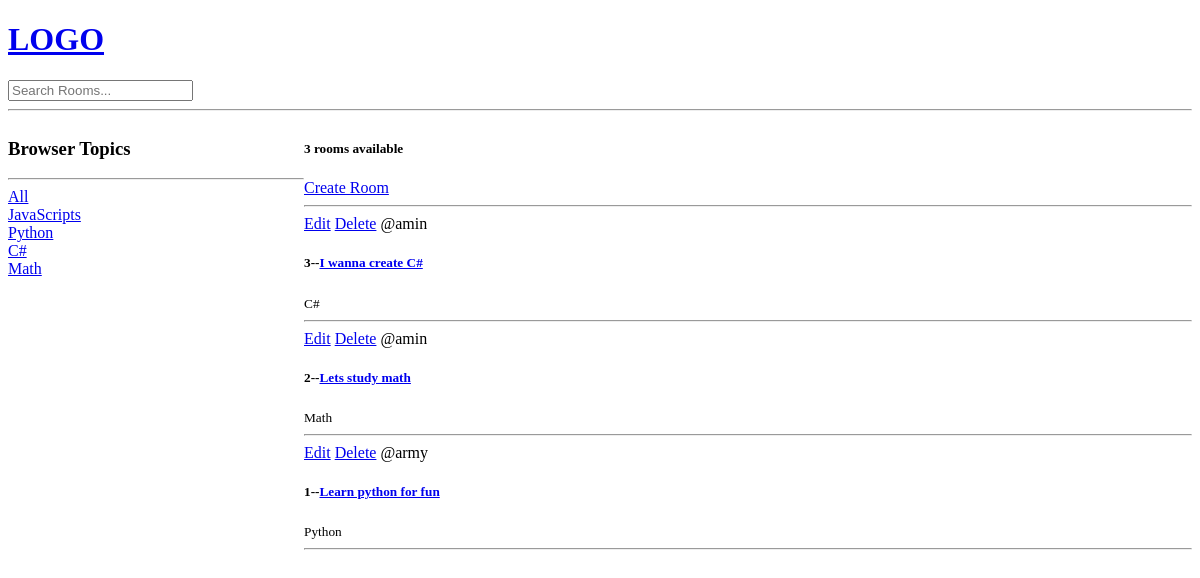
Before: / with the older database file.
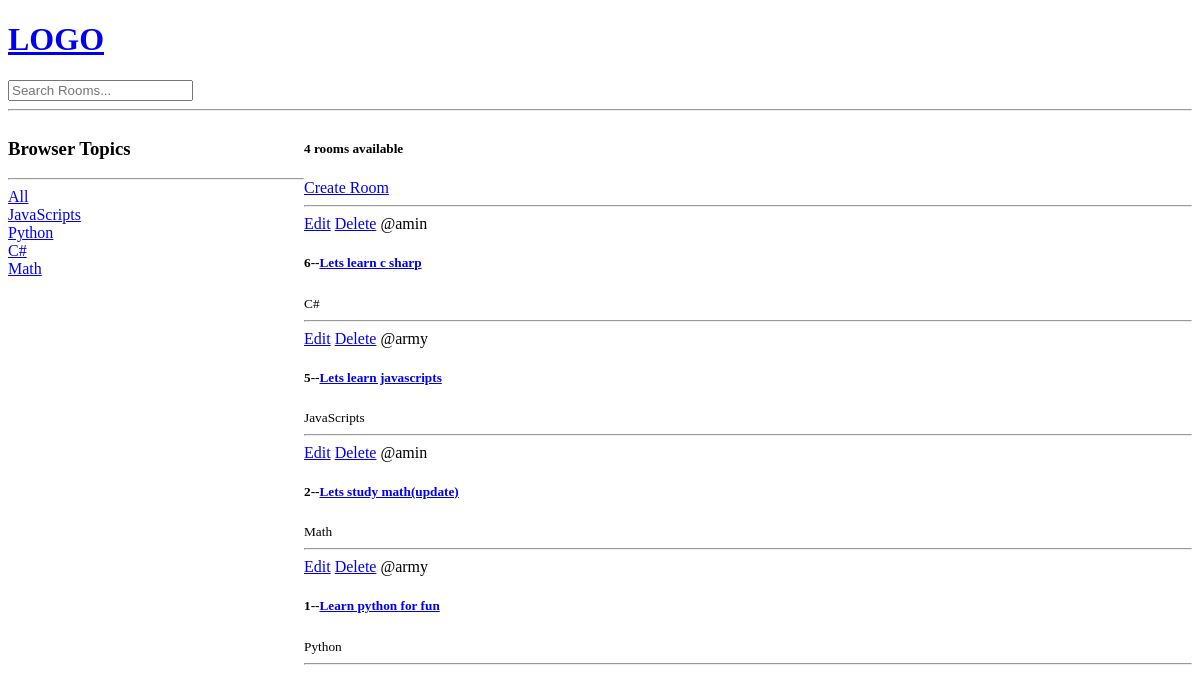
After: the same page with the newer database file.
### home/models.py (models this page shows, shortened)
class Topic(models.Model):
    name = models.CharField(max_length=250)

class Room(models.Model):
    host = models.ForeignKey(User, on_delete=models.SET_NULL, null=True)
    topic = models.ForeignKey(Topic, on_delete=models.SET_NULL, null=True)
    name = models.CharField(max_length=250)
    description = models.TextField(null=True, blank=True)
    created = models.DateTimeField(auto_now=True)
    updated = models.DateTimeField(auto_now_add=True)
    class Meta:
        ordering = ["-updated",'-created']

### home/views.py (the view)
# urls.py: path('',include('home.urls')),
def home(request):
    q = request.GET.get('q') if request.GET.get('q') != None else ''
    rooms = Room.objects.filter(Q(topic__name__icontains=q) |
    Q(name__icontains=q) |
    Q(description__icontains=q)
    )
    topics = Topic.objects.all()
    room_count = rooms.count()
    context = {"rooms": rooms, 'topics':topics, 'room_count': room_count}
    return render(request, "home/home.html", context)

### home/templates/home/home.html (shortened to what this page needs)
{% extends "main.html" %}
{% block content %}
<div class="home-container">
    <div>
        <h3>
            Browser Topics
        </h3>
        <hr>
        <div>
            <a href="{% url 'home' %}"> All </a>
        </div>
        {% for topic in topics %}
            <div>
                <a href="{% url 'home' %}?q={{topic.name}}">{{topic.name}}</a>
            </div>
        {% endfor %}
    </div>
    <div>
        <h5>{{room_count}} rooms available</h5>
        <a href='{% url "create-room" %}'>Create Room</a>
        <hr>
        <div>
            {% for room in rooms %}
                <div>
                    <a href="{% url "update-room" room.id %}">Edit</a>
                    <a href="{% url "delete-room" room.id %}">Delete</a>
                    <span>@{{room.host.username}}</span>
                    <h5>
                        {{room.id}}--<a href="{% url 'room' room.id %}">{{room.name}}</a>
                    </h5>
                    <small>{{room.topic.name}}</small>
                    <hr>
                </div>
            {% endfor %}
        </div>
    </div>
</div>
{% endblock content %}

### templates/main.html (shortened to what this page needs)
<!DOCTYPE html>
<html lang="en">
<head>
</head>
<body>
    {% include "navbar.html" %}
    {% block content %}
    {% endblock content %}
</body>
</html>

### templates/navbar.html
<a href="/">
    <h1>LOGO</h1>
</a>
<form method="GET" action="{% url "home" %}">
    <input type="text" name="q" placeholder="Search Rooms...">
</form>
<hr>

### home/templates/home/home.html (style rules this page uses)
.home-container { display: grid; grid-template-columns: 1fr 3fr; }

Changed rows visible on the page:
removed Room: host.username "amin", id "3", name "I wanna create C#", topic.name "C#"
added Room: host.username "amin", id "6", name "Lets learn c sharp", topic.name "C#"
added Room: host.username "army", id "5", name "Lets learn javascripts", topic.name "JavaScripts"
changed Room "Math": name "Lets study math" → "Lets study math(update)"
Other visible differences:
{{ room_count }}: "3" → "4"
